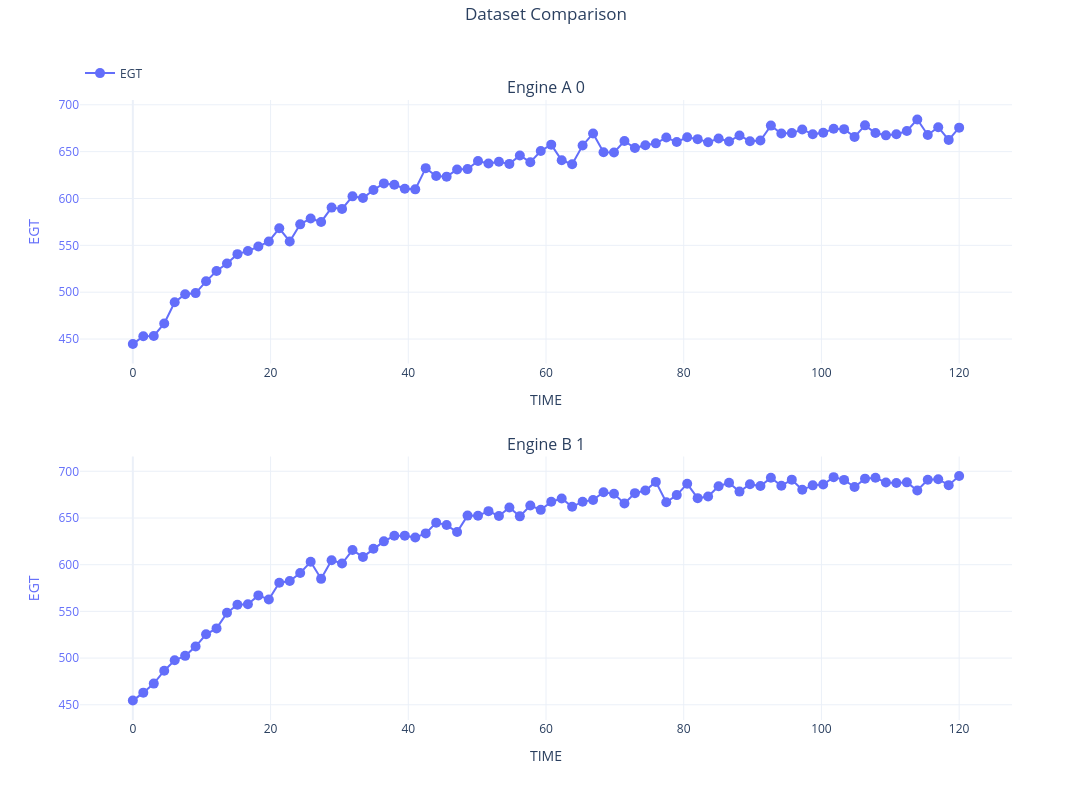

Notebook source saved alongside this figure:
### Markdown cell above
This combines naturally with selection — omit a dataset and its panel disappears.

### Code cell
nb.select([0, 1])                       # only A and B
nb.plot('TIME', 'EGT', by='sets').show()
nb.restore('all')

### Figure 1 — Plotly figure (JSON) as saved in the notebook; plotly's stock layout.template omitted (floating-point values rounded to 4 significant figures)
{"data": [{"hovertemplate": "<b>Engine A</b><br>TIME: %{x:.2f}<br>EGT: %{y:.2f}<extra></extra>", "legendgroup": "EGT", "line": {"color": "#636EFA", "dash": "solid", "width": 2}, "marker": {"color": "#636EFA", "size": 10}, "mode": "lines+markers", "name": "EGT", "showlegend": true, "type": "scatter", "x": [0.0, 1.519, 3.038, 4.557, 6.076, 7.595, 9.114, 10.63, 12.15, 13.67, 15.19, 16.71, 18.23, 19.75, 21.27, 22.78, 24.3, 25.82, 27.34, 28.86, 30.38, 31.9, 33.42, 34.94, 36.46, 37.97, 39.49, 41.01, 42.53, 44.05, 45.57, 47.09, 48.61, 50.13, 51.65, 53.16, 54.68, 56.2, 57.72, 59.24, 60.76, 62.28, 63.8, 65.32, 66.84, 68.35, 69.87, 71.39, 72.91, 74.43, 75.95, 77.47, 78.99, 80.51, 82.03, 83.54, 85.06, 86.58, 88.1, 89.62, 91.14, 92.66, 94.18, 95.7, 97.22, 98.73, 100.3, 101.8, 103.3, 104.8, 106.3, 107.8, 109.4, 110.9, 112.4, 113.9, 115.4, 117.0, 118.5, 120.0], "xaxis": "x", "y": [444.7, 453.0, 453.3, 466.7, 489.3, 497.8, 499.0, 511.6, 522.6, 530.6, 540.6, 544.0, 548.7, 554.2, 568.2, 554.2, 572.4, 578.7, 575.0, 590.3, 588.9, 602.3, 600.5, 609.1, 616.1, 614.6, 610.4, 609.8, 632.4, 624.1, 623.3, 630.9, 631.4, 640.0, 637.3, 639.3, 636.9, 646.0, 638.8, 650.7, 657.5, 640.7, 636.6, 656.5, 669.4, 649.4, 649.1, 661.3, 653.8, 656.9, 658.8, 665.0, 660.3, 665.3, 663.4, 660.1, 664.0, 660.9, 667.3, 661.2, 661.9, 677.8, 669.3, 669.8, 673.7, 668.5, 670.1, 674.5, 674.0, 665.8, 678.1, 669.9, 667.4, 668.6, 672.0, 684.4, 667.8, 676.1, 662.5, 675.6], "yaxis": "y"}, {"hovertemplate": "<b>Engine B</b><br>TIME: %{x:.2f}<br>EGT: %{y:.2f}<extra></extra>", "legendgroup": "EGT", "line": {"color": "#636EFA", "dash": "solid", "width": 2}, "marker": {"color": "#636EFA", "size": 10}, "mode": "lines+markers", "name": "EGT", "showlegend": false, "type": "scatter", "x": [0.0, 1.519, 3.038, 4.557, 6.076, 7.595, 9.114, 10.63, 12.15, 13.67, 15.19, 16.71, 18.23, 19.75, 21.27, 22.78, 24.3, 25.82, 27.34, 28.86, 30.38, 31.9, 33.42, 34.94, 36.46, 37.97, 39.49, 41.01, 42.53, 44.05, 45.57, 47.09, 48.61, 50.13, 51.65, 53.16, 54.68, 56.2, 57.72, 59.24, 60.76, 62.28, 63.8, 65.32, 66.84, 68.35, 69.87, 71.39, 72.91, 74.43, 75.95, 77.47, 78.99, 80.51, 82.03, 83.54, 85.06, 86.58, 88.1, 89.62, 91.14, 92.66, 94.18, 95.7, 97.22, 98.73, 100.3, 101.8, 103.3, 104.8, 106.3, 107.8, 109.4, 110.9, 112.4, 113.9, 115.4, 117.0, 118.5, 120.0], "xaxis": "x2", "y": [454.5, 463.0, 472.7, 486.5, 497.7, 502.4, 512.4, 525.5, 531.8, 548.5, 557.2, 557.6, 567.1, 562.7, 580.7, 582.5, 591.2, 603.1, 584.8, 604.9, 601.2, 615.7, 608.3, 617.1, 625.0, 631.0, 631.1, 629.1, 633.5, 645.0, 642.4, 634.9, 652.6, 652.4, 657.3, 652.2, 661.2, 651.8, 663.4, 658.7, 667.4, 670.9, 662.0, 667.5, 669.4, 677.6, 675.9, 665.5, 676.6, 679.4, 688.7, 666.8, 674.5, 686.6, 671.3, 673.0, 684.0, 687.7, 678.3, 686.1, 684.2, 693.2, 684.6, 691.1, 680.2, 685.0, 685.9, 693.8, 690.8, 683.2, 692.2, 693.0, 688.1, 687.5, 688.2, 679.4, 691.0, 691.5, 685.2, 695.1], "yaxis": "y2"}], "layout": {"annotations": [{"font": {"size": 16}, "showarrow": false, "text": "Engine A 0", "x": 0.5, "xanchor": "center", "xref": "paper", "y": 1, "yanchor": "bottom", "yref": "paper"}, {"font": {"size": 16}, "showarrow": false, "text": "Engine B 1", "x": 0.5, "xanchor": "center", "xref": "paper", "y": 0.425, "yanchor": "bottom", "yref": "paper"}], "height": 800, "legend": {"orientation": "h", "x": 0, "xanchor": "left", "y": 1.02, "yanchor": "bottom"}, "margin": {"r": 80, "t": 100}, "showlegend": true, "title": {"text": "Dataset Comparison", "x": 0.5, "y": 0.99, "yanchor": "top", "yref": "container"}, "width": 1200, "xaxis": {"anchor": "y", "domain": [0, 1], "title": {"text": "TIME"}}, "xaxis2": {"anchor": "y2", "domain": [0, 1], "title": {"text": "TIME"}}, "yaxis": {"anchor": "x", "domain": [0.575, 1], "tickfont": {"color": "#636EFA"}, "title": {"font": {"color": "#636EFA"}, "text": "EGT"}}, "yaxis2": {"anchor": "x2", "domain": [0, 0.425], "tickfont": {"color": "#636EFA"}, "title": {"font": {"color": "#636EFA"}, "text": "EGT"}}}}
